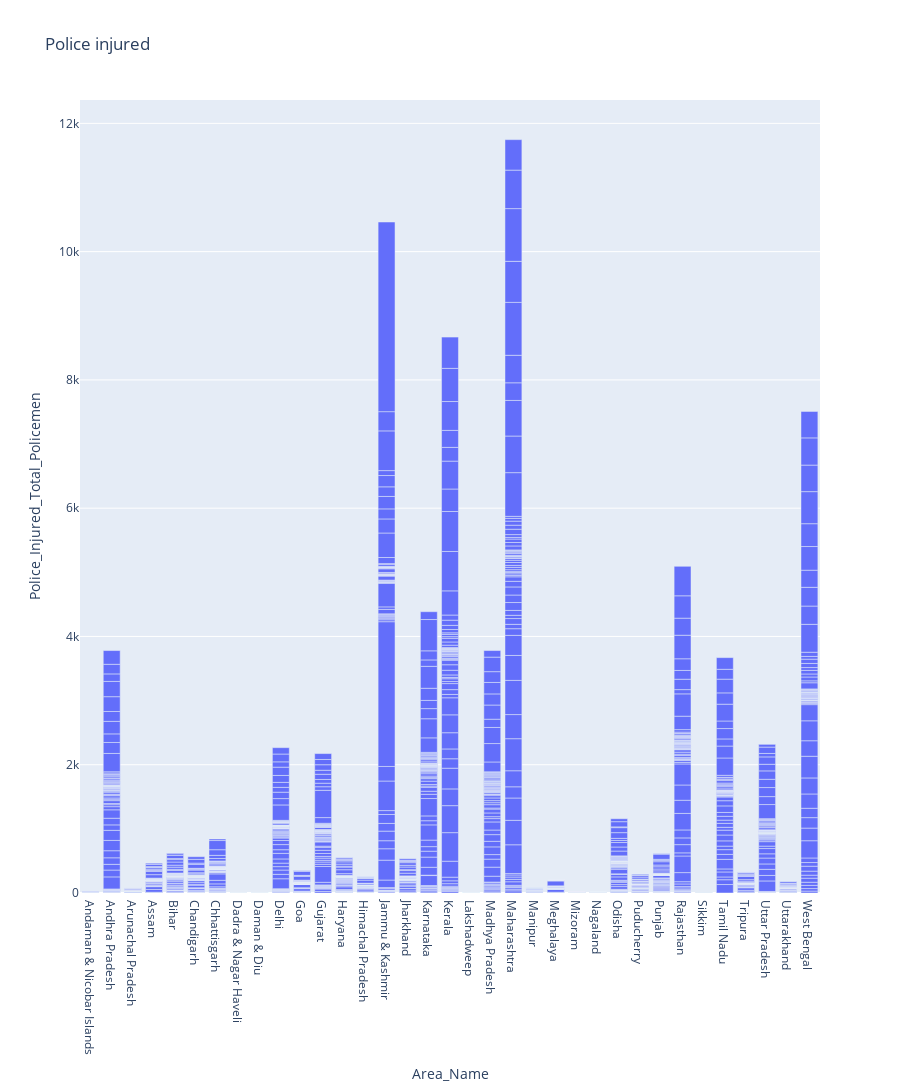

The code cell stored with this chart in its notebook:
### Code cell
import plotly.express as px

named_colorscales = px.colors.named_colorscales()
fig = px.bar(set1, x="Area_Name", y="Police_Injured_Total_Policemen", title="Police injured", height=2000,hover_data=['Year']
)
fig.show()

#Maharashtra is having highest number of injuries.

### Figure 1 — Plotly figure (JSON) as saved in the notebook; plotly's stock layout.template omitted (floating-point values rounded to 4 significant figures; data arrays with more than 128 entries replaced by an {"elided": "..."} marker saying what was removed)
{"data": [{"alignmentgroup": "True", "customdata": {"elided": "2450x1 int values"}, "hovertemplate": "Area_Name=%{x}<br>Police_Injured_Total_Policemen=%{y}<br>Year=%{customdata[0]}<extra></extra>", "legendgroup": "", "marker": {"color": "#636efa"}, "name": "", "offsetgroup": "", "orientation": "v", "showlegend": false, "textposition": "auto", "type": "bar", "x": {"elided": "2450 str values"}, "xaxis": "x", "y": {"elided": "2450 int values"}, "yaxis": "y"}], "layout": {"barmode": "relative", "height": 2000, "legend": {"tracegroupgap": 0}, "title": {"text": "Police injured"}, "xaxis": {"anchor": "y", "domain": [0, 1], "title": {"text": "Area_Name"}}, "yaxis": {"anchor": "x", "domain": [0, 1], "title": {"text": "Police_Injured_Total_Policemen"}}}}
